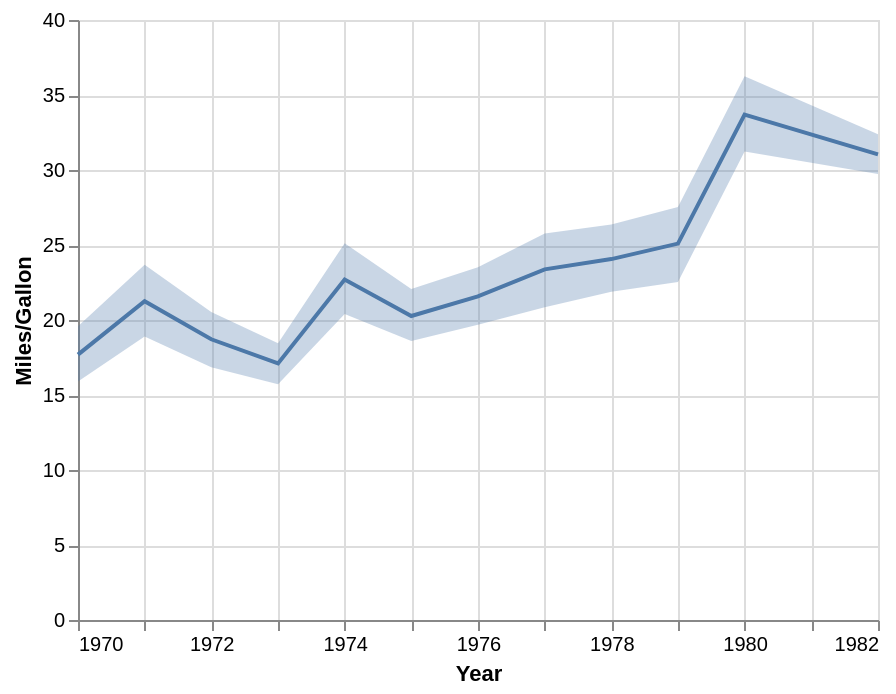

Express this chart as Vega-Lite.
### Vega-Lite specification from a JSON file in a GitHub repository (floating-point values rounded to 4 significant figures; data arrays with more than 128 entries replaced by an {"elided": "..."} marker saying what was removed)
{"config": {"view": {"height": 300, "width": 400}}, "layer": [{"encoding": {"y": {"field": "Miles_per_Gallon", "aggregate": "ci0", "type": "quantitative", "axis": {"title": "Miles/Gallon"}}, "x": {"field": "Year", "type": "temporal"}, "y2": {"aggregate": "ci1", "field": "Miles_per_Gallon", "type": "quantitative"}}, "data": {"values": {"elided": "406 records"}}, "mark": {"type": "area", "opacity": 0.3}}, {"encoding": {"y": {"field": "Miles_per_Gallon", "aggregate": "mean", "type": "quantitative"}, "x": {"field": "Year", "type": "temporal"}}, "data": {"values": {"elided": "406 records"}}, "mark": "line"}], "$schema": "https://vega.github.io/schema/vega-lite/v2.4.1.json"}
